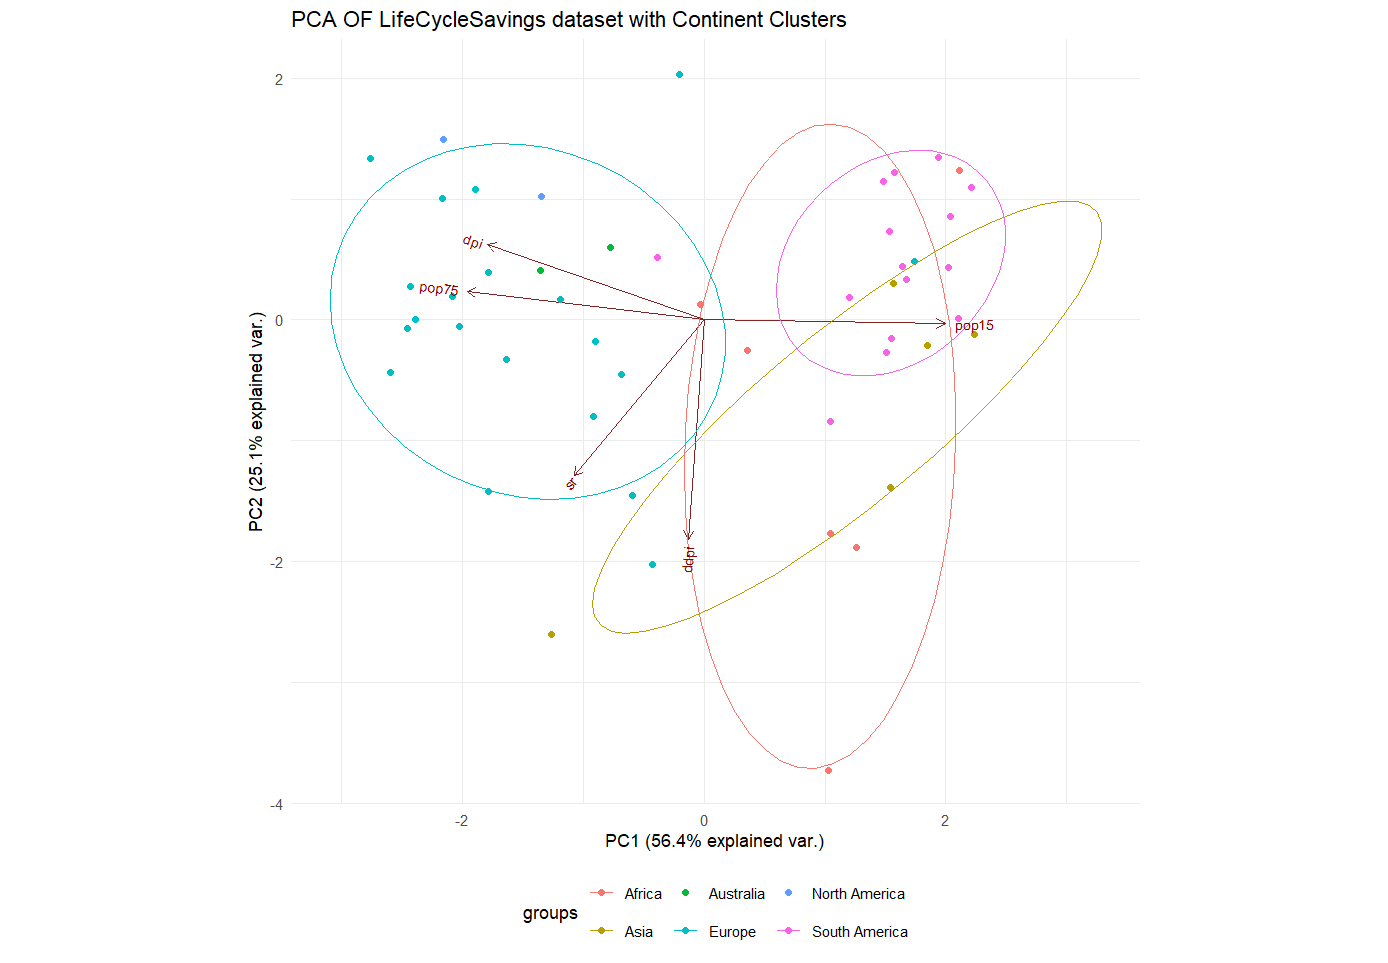

This figure's R source:
library(datasets)
library(ggbiplot)
library(devtools)

print(LifeCycleSavings)
#I add additional information about the continent.
LifeCycleSavings.Country <- rownames(LifeCycleSavings) #I add a column title.
#In this dataset I have 5 variables.
LifeCycleSavings.Continent <- c(
  'Australia', 'Europe', 'Europe', 'South America', 'South America',
  'North America', 'South America', 'Asia', 'South America', 'South America',
  'Europe', 'South America', 'Europe', 'Europe', 'Europe', 'Europe',
  'South America', 'South America', 'Europe', 'Asia', 'Europe', 'Europe',
  'Asia', 'Asia', 'Europe', 'Europe', 'Europe', 'Europe', 'Australia',
  'South America', 'South America', 'South America', 'South America',
  'South America', 'Europe', 'Africa', 'Africa', 'Europe', 'Europe',
  'Europe', 'Europe', 'Africa', 'Europe', 'North America', 'South America',
  'Africa', 'Africa', 'South America', 'Africa', 'Asia'
) #First, we need to append our data with the column "Continent".


#I perform PCA with function prcomp(). I receive 5 principal components: PC1 to PC5. 
# The eigenvector with the highest eigenvalue is the first principal component.
result.pca <- prcomp(LifeCycleSavings[,c(1:5)], center = TRUE, scale. = TRUE)
print(summary(result.pca)) #I show all principal components.


# I create PCA biplot with ellipses using the function ggbiplot.
p =ggbiplot(result.pca, obs.scale = 1, var.scale = 1, ellipse = TRUE,
            #I set the dataset and choose scale. I also set the ellipse argument to be TRUE,
            # which will draw an ellipse around each group.
            groups = LifeCycleSavings.Continent) +
  #I pass info about continents to the 'groups' argument of ggbiplot.
  theme_minimal() + #I set the color of the background.
  ggtitle("PCA OF LifeCycleSavings dataset with Continent Clusters") + #I set title of the plot.
  theme(legend.position = "bottom") #I set the position of the legend.
print(p) #I show the plot.
